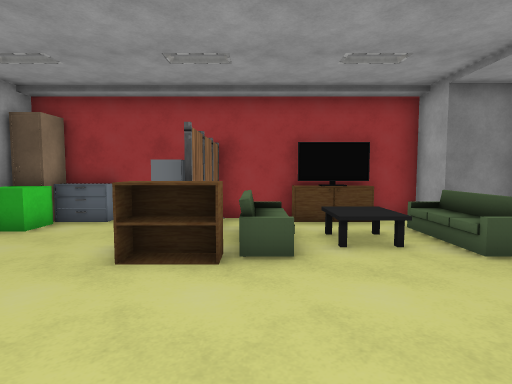
view 1 (above)

16 first-person views from a walk through a 3-D level made in the Unity game engine. The camera is 1.4 m above the floor, tilts 4° down and sees 80° across. The floor is counted in squares, 1 m on a side. Each view is taken from the middle of a square. On the plan, view 1 faces up. The plan holds only what a view shows up to about 14 squares ahead; the rest is blank. The place goes on beyond the plan. The player character is not drawn. Some surface patterns are stand-ins.

view 2
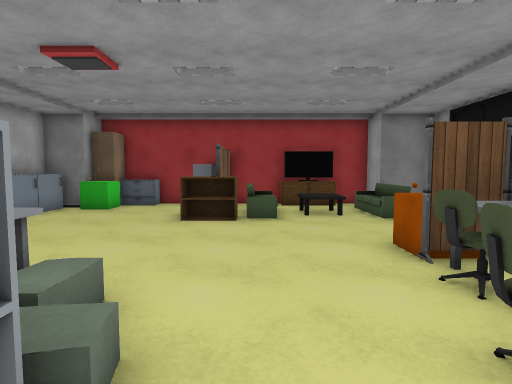

view 3
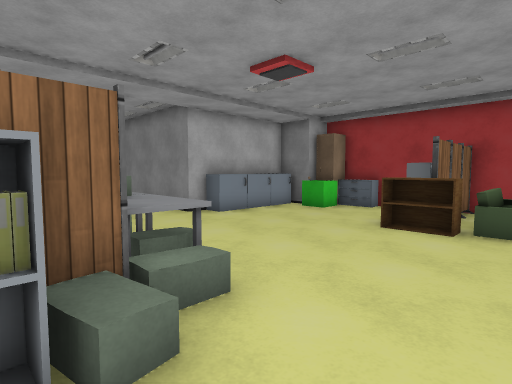

view 4
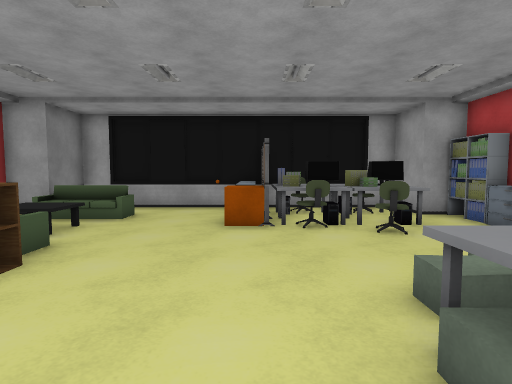

view 5
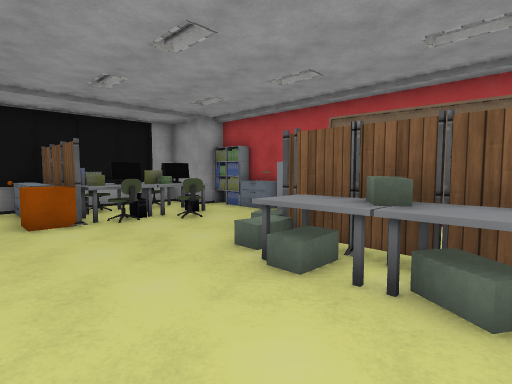

view 6
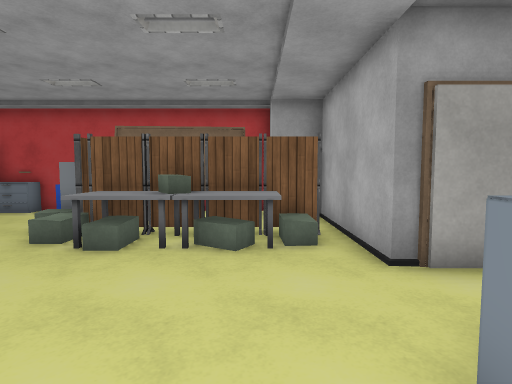

view 7
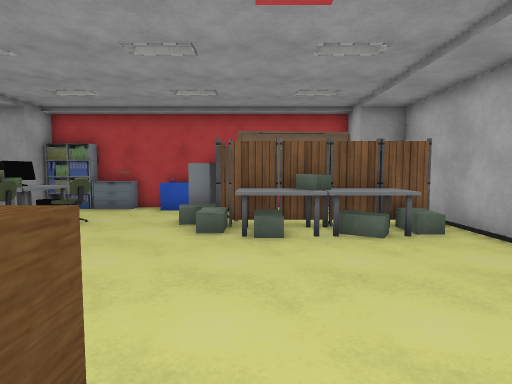

view 8
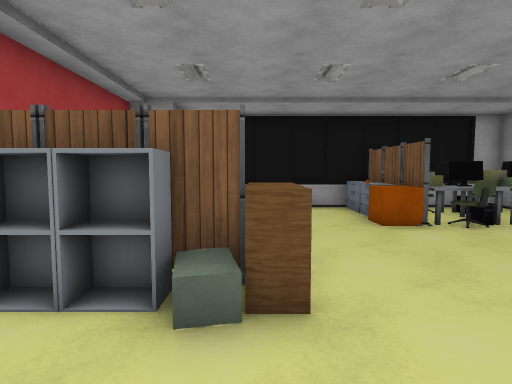

view 9
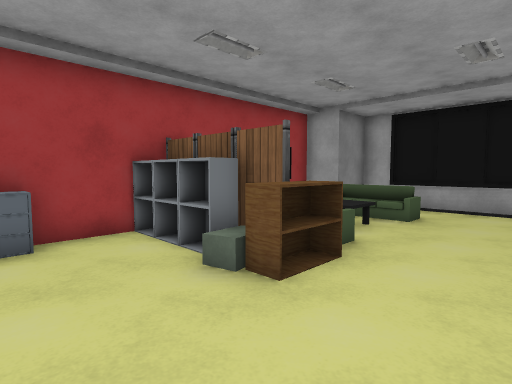

view 10
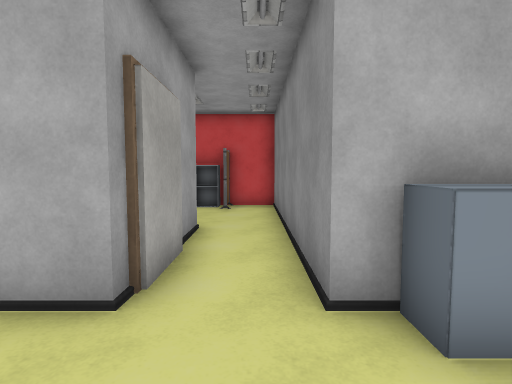

view 11
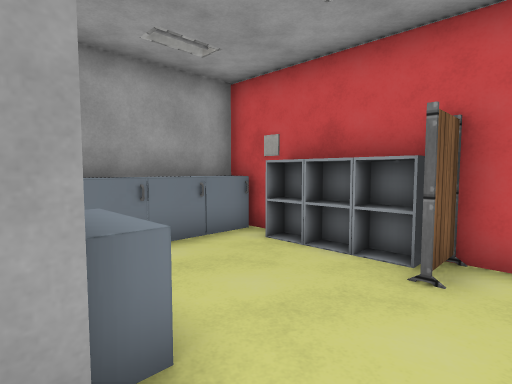

view 12
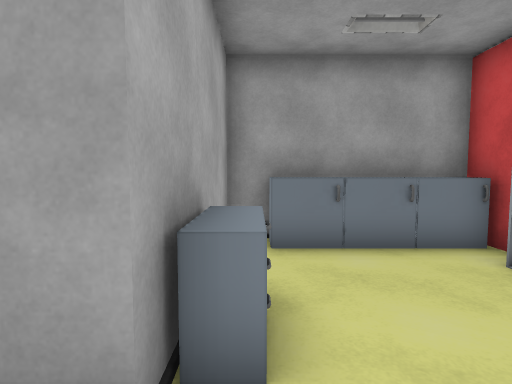

view 13
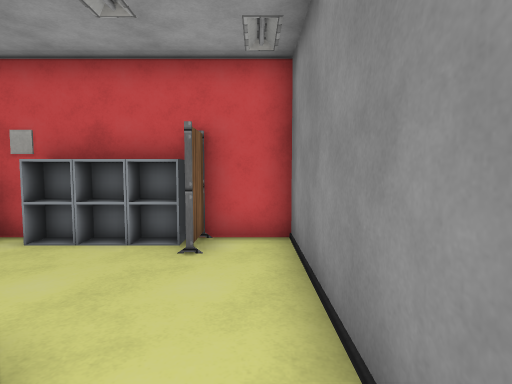

view 14
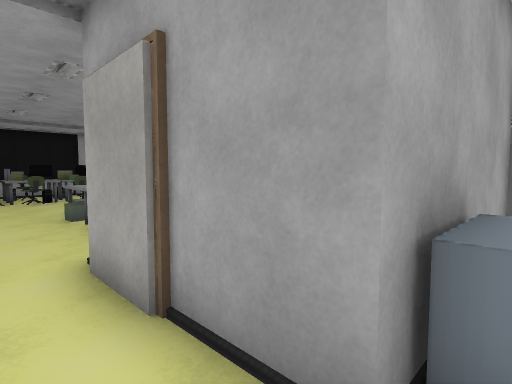

view 15
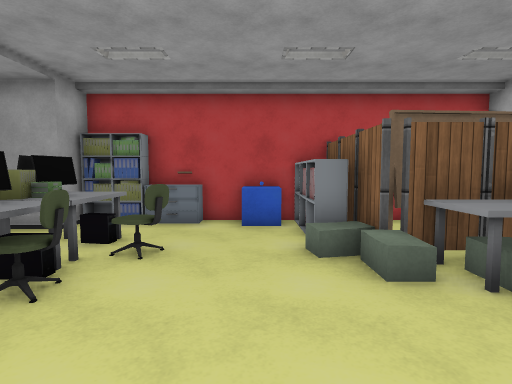

view 16
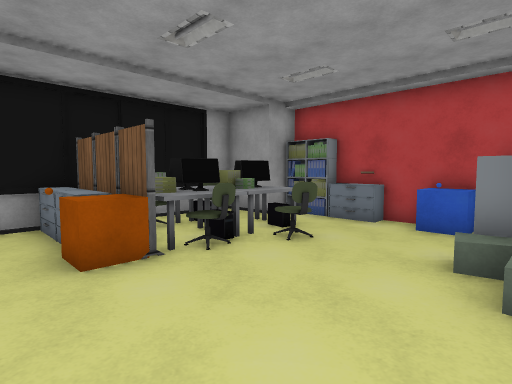

### Floor plan
Key: @ floor where view 1 was taken; # wall or solid block; x gap in a wall; . floor; = window, fence, low wall or low ledge; ^ raised ledge; O other object.
Columns run from 17 left of view 1 to 7 right of it. Each row starts with its distance up from view 1.
  9            ######## ###
  8          ###O#.##########
  7          ^^OO..##=.^.=  #
  6          ^^....^#O.^^O  #
  5          ^^....^^=...=..#
  4          ^^.............#
  3 ##########..............#
  2 #...................OO.=#
  1 #......##...........O^#^#
  0 #...^#####.=.....@..^^^ #
 -1 #...^#   #O^^^^O...#^#^##
 -2 #....#   #######O..^^^^.#
 -3 #===.#        ###...^x^##
 -4 ^^^^##         ##.....###
 -5                 #O.^^##
 -6                 #######

Where each view was taken, in squares from view 1:
view 1: 0 up, 0 right, facing up
view 2: 4 down, 0 right, facing up
view 3: 3 down, 1 right, facing up-left
view 4: 1 up, 5 left, facing right
view 5: 3 up, 6 left, facing down-right
view 6: 5 up, 6 left, facing down
view 7: 6 up, 3 left, facing down
view 8: 5 up, 5 left, facing right
view 9: 2 up, 5 left, facing up-right
view 10: 2 up, 5 left, facing left
view 11: 2 up, 12 left, facing down-left
view 12: 2 up, 13 left, facing down
view 13: 2 up, 11 left, facing left
view 14: 2 up, 13 left, facing down-right
view 15: 3 up, 0 right, facing down
view 16: 3 up, 2 left, facing down-right
